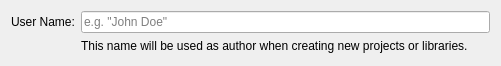
<?xml version="1.0" encoding="UTF-8"?>
<ui version="4.0">
 <class>librepcb::application::FirstRunWizardPage_WorkspaceSettings</class>
 <widget class="QWizardPage" name="librepcb::application::FirstRunWizardPage_WorkspaceSettings">
  <property name="geometry">
   <rect>
    <x>0</x>
    <y>0</y>
    <width>501</width>
    <height>66</height>
   </rect>
  </property>
  <property name="windowTitle">
   <string notr="true">WizardPage</string>
  </property>
  <property name="title">
   <string>Workspace Settings</string>
  </property>
  <property name="subTitle">
   <string>Set the most important workspace settings (of course they can still be changed later).</string>
  </property>
  <layout class="QFormLayout" name="formLayout">
   <item row="0" column="0">
    <widget class="QLabel" name="label_2">
     <property name="text">
      <string>User Name:</string>
     </property>
    </widget>
   </item>
   <item row="0" column="1">
    <widget class="QLineEdit" name="edtUserName">
     <property name="maxLength">
      <number>100</number>
     </property>
     <property name="placeholderText">
      <string>e.g. &quot;John Doe&quot;</string>
     </property>
    </widget>
   </item>
   <item row="1" column="1">
    <widget class="QLabel" name="label_3">
     <property name="text">
      <string>This name will be used as author when creating new projects or libraries.</string>
     </property>
    </widget>
   </item>
  </layout>
 </widget>
 <resources/>
 <connections/>
</ui>
